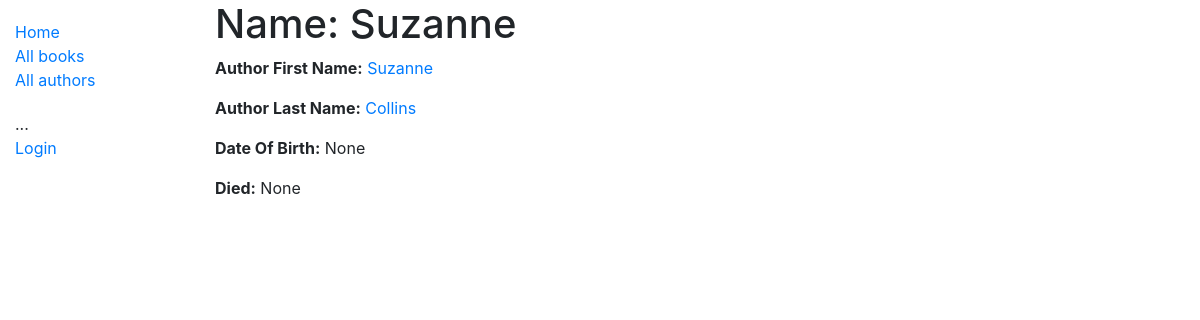
/catalog/authors/1, run on an earlier commit of the app's database.
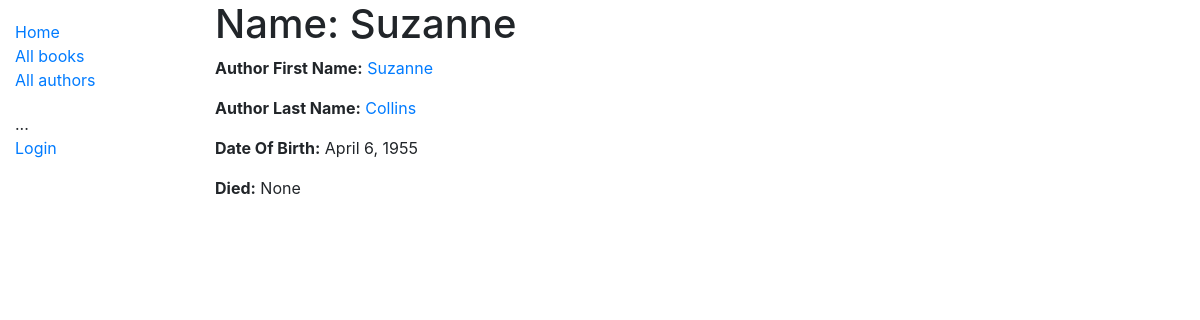
And on a later commit of the database.
### catalog/models.py (models this page shows, shortened)
class Author(models.Model):
    first_name = models.CharField(max_length=100)
    last_name = models.CharField(max_length=100)
    date_of_birth = models.DateField(null=True, blank=True)
    date_of_death = models.DateField('Died', null=True, blank=True)
    class Meta:
        ordering = ['last_name', 'first_name']

### catalog/views.py (the view, shortened to what this page needs)
# urls.py: path('authors/<int:pk>', views.AuthorDetailView.as_view(), name='authors-detail'),
class AuthorDetailView(generic.DetailView):
    model = Author

### catalog/templates/catalog/author_detail.html
{% extends "base_generic.html" %}
{% block content %}
  <h1>Name: {{ author.first_name }}</h1>
  <p><strong>Author First Name:</strong> <a href=""> {{author.first_name }}</a></p>
  <p><strong>Author Last Name:</strong> <a href=""> {{ author.last_name }}</a></p>
  <p><strong>Date Of Birth:</strong>  {{ author.date_of_birth }}</p>
  <p><strong>Died:</strong> {{ author.date_of_death }}</p>
{% endblock %}

What changed in the data, as far as the page shows it:
changed Author "Suzanne": date_of_birth "None" → "April 6, 1955"
